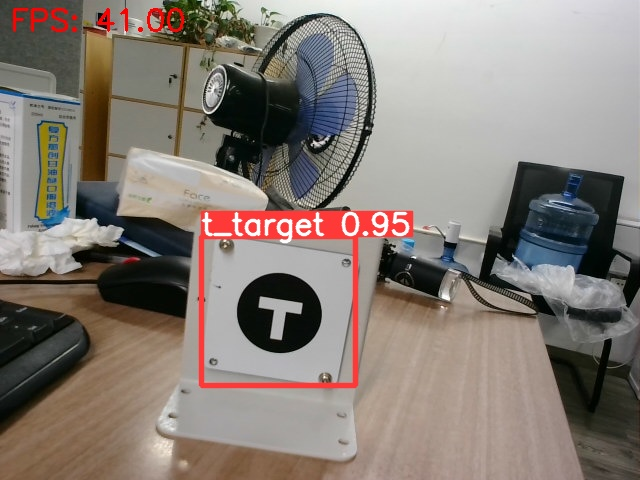
#> input picture test_camera/save_img/left_1.jpg, 640 x 480 px
$ python -i sift.py   (imports and definitions only)
#> lines starting #> are read from the running program, lines starting #| are printed output that depends on the picture
#> further down, picture is the input picture: shape (480, 640, 3); mean B, G, R 118.9, 126, 135.4
from numpy import all, any, array, arctan2, cos, sin, exp, dot, log, logical_and, roll, sqrt, stack, trace, unravel_index, pi, deg2rad, rad2deg, where, zeros, floor, full, nan, isnan, round, float32
from numpy.linalg import det, lstsq, norm
from cv2 import resize, GaussianBlur, subtract, KeyPoint, INTER_LINEAR, INTER_NEAREST
from functools import cmp_to_key
import logging

####################
# Global variables #
####################

logger = logging.getLogger(__name__)
float_tolerance = 1e-7

#################
# Main function #
#################

def computeKeypointsAndDescriptors(image, sigma=1.6, num_intervals=3, assumed_blur=0.5, image_border_width=5):
    """Compute SIFT keypoints and descriptors for an input image
    """
#> called with sigma = 1.6, num_intervals = 3, assumed_blur = 0.5, image_border_width = 5
    image = image.astype('float32')
    base_image = generateBaseImage(image, sigma, assumed_blur)
    num_octaves = computeNumberOfOctaves(base_image.shape)
    gaussian_kernels = generateGaussianKernels(sigma, num_intervals)
    gaussian_images = generateGaussianImages(base_image, num_octaves, gaussian_kernels)
    dog_images = generateDoGImages(gaussian_images)
    keypoints = findScaleSpaceExtrema(gaussian_images, dog_images, num_intervals, sigma, image_border_width)
    keypoints = removeDuplicateKeypoints(keypoints)
    keypoints = convertKeypointsToInputImageSize(keypoints)
    descriptors = generateDescriptors(keypoints, gaussian_images)
    return keypoints, descriptors

#########################
# Image pyramid related #
#########################

def generateBaseImage(image, sigma, assumed_blur):
    """Generate base image from input image by upsampling by 2 in both directions and blurring
    通过在两个方向上2倍上采样并模糊,输入图像生成基础图像
    """
#> called with sigma = 1.6, assumed_blur = 0.5
    logger.debug('Generating base image...')#logger 是一个记录器对象，用于记录程序的运行信息。
    image = resize(image, (0, 0), fx=2, fy=2, interpolation=INTER_LINEAR)#将输入图像沿着水平和垂直方向分别放大两倍，进行线性插值
#> image: shape (960, 1280, 3) float32
    sigma_diff = sqrt(max((sigma ** 2) - ((2 * assumed_blur) ** 2), 0.01))#计算了实际要应用于图像的高斯模糊的标准差
    return GaussianBlur(image, (0, 0), sigmaX=sigma_diff, sigmaY=sigma_diff)  # 将上采样后的图像进行高斯模糊处理

def computeNumberOfOctaves(image_shape):
    """Compute number of octaves in image pyramid as function of base image shape (OpenCV default)
    计算图像金字塔中的组数。
    """
    return int(round(log(min(image_shape)) / log(2) - 1))

def generateGaussianKernels(sigma, num_intervals):
    """Generate list of gaussian kernels at which to blur the input image. Default values of sigma, intervals, and octaves follow section 3 of Lowe's paper.
    生成用于模糊化的高斯核
    """
#> called with sigma = 1.6, num_intervals = 3
    logger.debug('Generating scales...')
    num_images_per_octave = num_intervals + 3#加三个图像是为了后续DOG极值点检测时，最上层与最下层都能完成检测
    k = 2 ** (1. / num_intervals)
    gaussian_kernels = zeros(num_images_per_octave)  # scale of gaussian blur necessary to go from one blur scale to the next within an octave
    gaussian_kernels[0] = sigma

    for image_index in range(1, num_images_per_octave):
        sigma_previous = (k ** (image_index - 1)) * sigma
        sigma_total = k * sigma_previous
        gaussian_kernels[image_index] = sqrt(sigma_total ** 2 - sigma_previous ** 2)
    return gaussian_kernels

def generateGaussianImages(image, num_octaves, gaussian_kernels):
    """Generate scale-space pyramid of Gaussian images
    生成图像的高斯金字塔
    """
#> called with num_octaves = 1, gaussian_kernels = array of shape (6,)
    logger.debug('Generating Gaussian images...')
    gaussian_images = []

    for octave_index in range(num_octaves):
        gaussian_images_in_octave = []
        gaussian_images_in_octave.append(image)  # first image in octave already has the correct blur
        for gaussian_kernel in gaussian_kernels[1:]:
            image = GaussianBlur(image, (0, 0), sigmaX=gaussian_kernel, sigmaY=gaussian_kernel)
            gaussian_images_in_octave.append(image)
        gaussian_images.append(gaussian_images_in_octave)
        octave_base = gaussian_images_in_octave[-3]
        image = resize(octave_base, (int(octave_base.shape[1] / 2), int(octave_base.shape[0] / 2)), interpolation=INTER_NEAREST)#降采样
#> this loop made 1 pass
#> pass 1, in generateGaussianImages, `octave_base = gaussian_images_in_octave[-3]`:
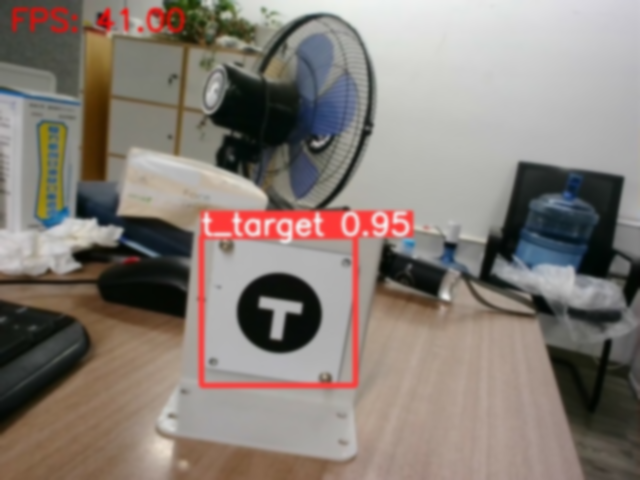
#> octave_base: shape (960, 1280, 3) float32 (shown at 1/2 size); mean of channels 0, 1, 2 118.9, 125.9, 135.4; drawn as B, G, R
#> pass 1, in generateGaussianImages, `image = resize(octave_base, (int(octave_base.shape[1] / 2), int(octave..`:
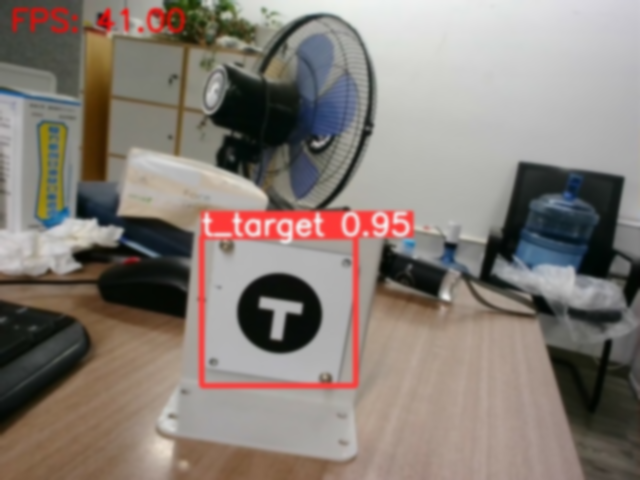
#> image: shape (480, 640, 3) float32; mean of channels 0, 1, 2 118.9, 126, 135.4; drawn as B, G, R
#> after the loop, gaussian_images = 1 item
    return array(gaussian_images, dtype=object)

def generateDoGImages(gaussian_images):
    """Generate Difference-of-Gaussians image pyramid
    生成高斯差分(DoG)金字塔

    """
    logger.debug('Generating Difference-of-Gaussian images...')
    dog_images = []

    for gaussian_images_in_octave in gaussian_images:
        dog_images_in_octave = []
        for first_image, second_image in zip(gaussian_images_in_octave, gaussian_images_in_octave[1:]):
            dog_images_in_octave.append(subtract(second_image, first_image))  # ordinary subtraction will not work because the images are unsigned integers
        dog_images.append(dog_images_in_octave)
#> after the loop, dog_images = []
    return array(dog_images, dtype=object)

###############################
# Scale-space extrema related #
###############################

# [360 lines left out: functions findScaleSpaceExtrema, isPixelAnExtremum, localizeExtremumViaQuadraticFit, computeGradientAtCenterPixel, computeHessianAtCenterPixel, computeKeypointsWithOrientations and 5 more, not called in this run]

>>> import cv2
>>> picture = cv2.imread('save_img/left_1.jpg')
#> (the run stopped early here; a loop or call above may not have finished)

$ run again, on test_camera/save_img/left_2.jpg
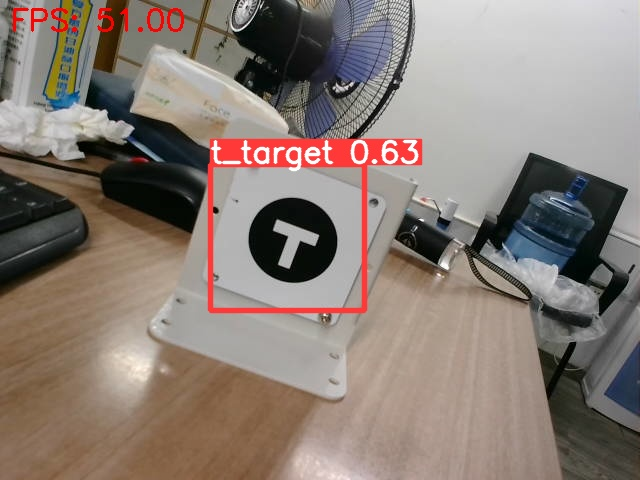
#> input picture test_camera/save_img/left_2.jpg, 640 x 480 px
#> picture is the input picture: shape (480, 640, 3); mean B, G, R 117.1, 124.9, 137.4
#> the loop in generateGaussianImages, `for octave_index in range(num_octaves):` made 1 pass
#> pass 1, in generateGaussianImages, `octave_base = gaussian_images_in_octave[-3]`:
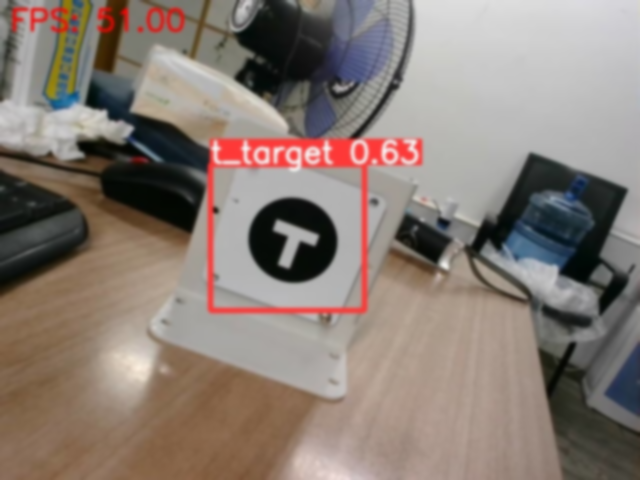
#> octave_base: shape (960, 1280, 3) float32 (shown at 1/2 size); mean of channels 0, 1, 2 117.1, 124.9, 137.4; drawn with min black and max white
#> pass 1, in generateGaussianImages, `image = resize(octave_base, (int(octave_base.shape[1] / 2), int(octave..`:
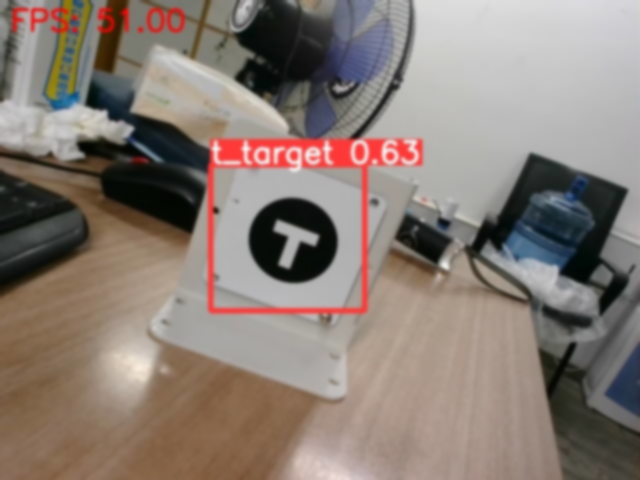
#> image: shape (480, 640, 3) float32; mean of channels 0, 1, 2 117.1, 124.9, 137.4; drawn as B, G, R
#> after the loop in generateGaussianImages, `for octave_index in range(num_octaves):`: gaussian_images = 1 item
#> the loop in generateDoGImages, `for gaussian_images_in_octave in gaussian_images:` made 1 pass
#> after the loop in generateDoGImages, `for gaussian_images_in_octave in gaussian_images:`: dog_images = []

$ run again, on test_camera/save_img/left_3.jpg
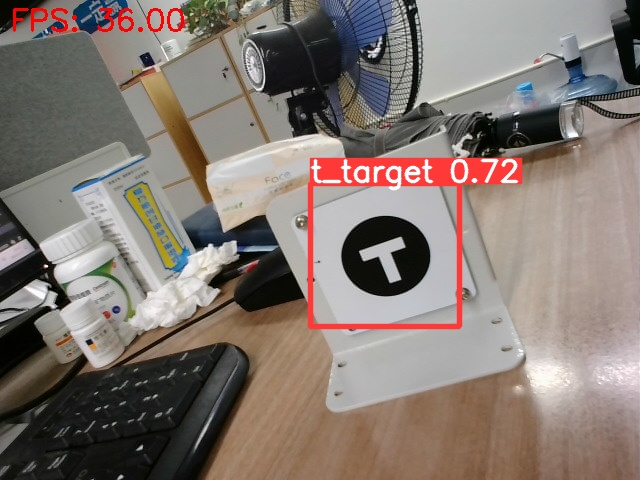
#> input picture test_camera/save_img/left_3.jpg, 640 x 480 px
#> picture is the input picture: shape (480, 640, 3); mean B, G, R 113.8, 120.5, 132
#> the loop in generateGaussianImages, `for octave_index in range(num_octaves):` made 1 pass
#> pass 1, in generateGaussianImages, `octave_base = gaussian_images_in_octave[-3]`:
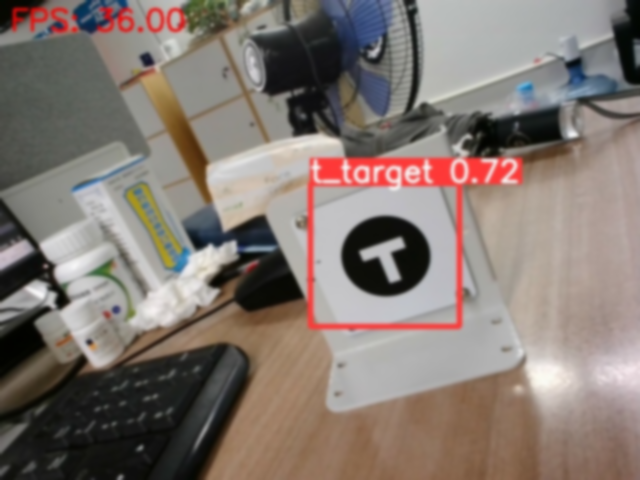
#> octave_base: shape (960, 1280, 3) float32 (shown at 1/2 size); mean of channels 0, 1, 2 113.9, 120.5, 132; drawn as B, G, R
#> pass 1, in generateGaussianImages, `image = resize(octave_base, (int(octave_base.shape[1] / 2), int(octave..`:
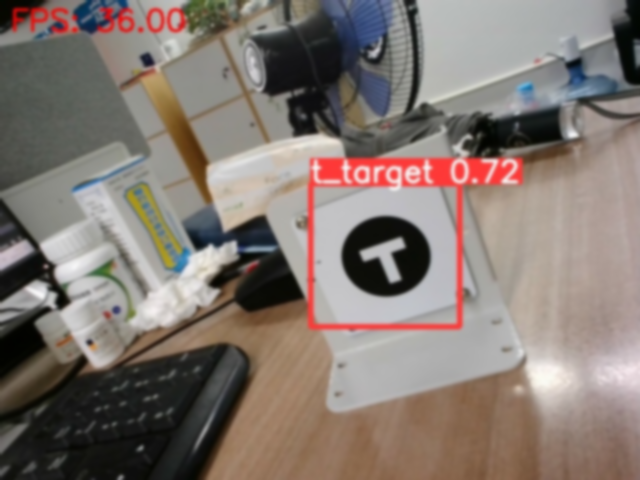
#> image: shape (480, 640, 3) float32; mean of channels 0, 1, 2 113.8, 120.5, 132; drawn as B, G, R
#> after the loop in generateGaussianImages, `for octave_index in range(num_octaves):`: gaussian_images = 1 item
#> the loop in generateDoGImages, `for gaussian_images_in_octave in gaussian_images:` made 1 pass
#> after the loop in generateDoGImages, `for gaussian_images_in_octave in gaussian_images:`: dog_images = []

$ run again, on test_camera/save_img/left_4.jpg
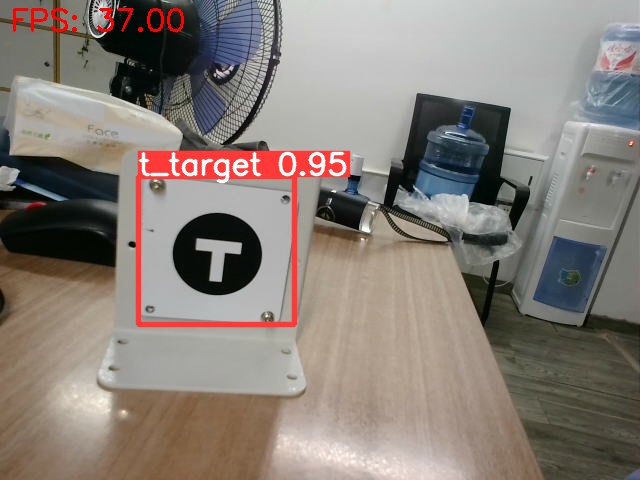
#> input picture test_camera/save_img/left_4.jpg, 640 x 480 px
#> picture is the input picture: shape (480, 640, 3); mean B, G, R 120.2, 127.1, 136.3
#> the loop in generateGaussianImages, `for octave_index in range(num_octaves):` made 1 pass
#> pass 1, in generateGaussianImages, `octave_base = gaussian_images_in_octave[-3]`:
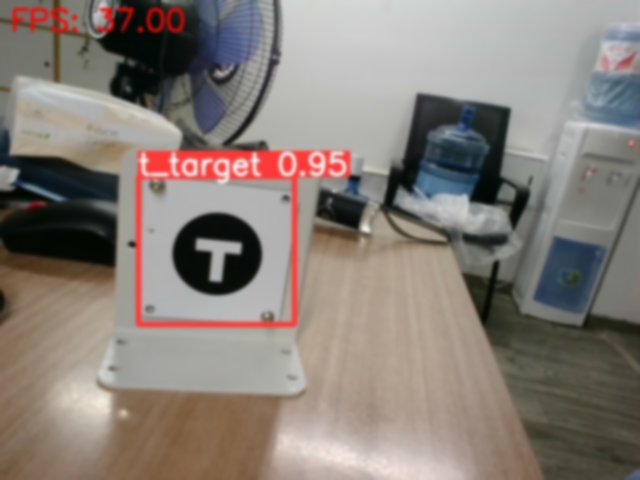
#> octave_base: shape (960, 1280, 3) float32 (shown at 1/2 size); mean of channels 0, 1, 2 120.2, 127, 136.2; drawn as B, G, R
#> pass 1, in generateGaussianImages, `image = resize(octave_base, (int(octave_base.shape[1] / 2), int(octave..`:
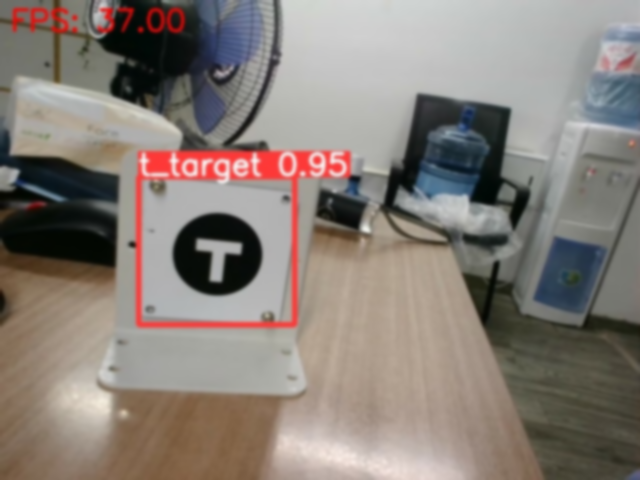
#> image: shape (480, 640, 3) float32; mean of channels 0, 1, 2 120.2, 127.1, 136.3; drawn as B, G, R
#> after the loop in generateGaussianImages, `for octave_index in range(num_octaves):`: gaussian_images = 1 item
#> the loop in generateDoGImages, `for gaussian_images_in_octave in gaussian_images:` made 1 pass
#> after the loop in generateDoGImages, `for gaussian_images_in_octave in gaussian_images:`: dog_images = []
